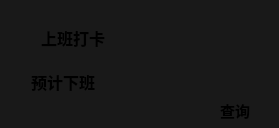
<?xml version="1.0" encoding="UTF-8"?>
<ui version="4.0">
 <class>Dialog</class>
 <widget class="QDialog" name="Dialog">
  <property name="enabled">
   <bool>true</bool>
  </property>
  <property name="geometry">
   <rect>
    <x>0</x>
    <y>0</y>
    <width>279</width>
    <height>128</height>
   </rect>
  </property>
  <property name="maximumSize">
   <size>
    <width>326</width>
    <height>16777215</height>
   </size>
  </property>
  <property name="windowTitle">
   <string>查询结果</string>
  </property>
  <property name="styleSheet">
   <string notr="true">background-color: rgb(25, 25, 25);</string>
  </property>
  <widget class="QLabel" name="labelClockIn">
   <property name="geometry">
    <rect>
     <x>120</x>
     <y>20</y>
     <width>151</width>
     <height>31</height>
    </rect>
   </property>
   <property name="font">
    <font>
     <family>Times New Roman</family>
     <pointsize>20</pointsize>
     <weight>50</weight>
     <bold>false</bold>
    </font>
   </property>
   <property name="toolTip">
    <string notr="true"/>
   </property>
   <property name="text">
    <string/>
   </property>
   <property name="alignment">
    <set>Qt::AlignCenter</set>
   </property>
  </widget>
  <widget class="QLabel" name="labelOn">
   <property name="geometry">
    <rect>
     <x>31</x>
     <y>22</y>
     <width>84</width>
     <height>31</height>
    </rect>
   </property>
   <property name="font">
    <font>
     <family>Courier New</family>
     <pointsize>12</pointsize>
     <weight>75</weight>
     <bold>true</bold>
    </font>
   </property>
   <property name="text">
    <string>上班打卡</string>
   </property>
   <property name="alignment">
    <set>Qt::AlignCenter</set>
   </property>
  </widget>
  <widget class="QLabel" name="labelUrl">
   <property name="geometry">
    <rect>
     <x>220</x>
     <y>100</y>
     <width>51</width>
     <height>21</height>
    </rect>
   </property>
   <property name="font">
    <font>
     <family>Courier New</family>
     <pointsize>11</pointsize>
     <weight>75</weight>
     <bold>true</bold>
    </font>
   </property>
   <property name="text">
    <string>查询</string>
   </property>
  </widget>
  <widget class="QLabel" name="labelOff">
   <property name="geometry">
    <rect>
     <x>31</x>
     <y>70</y>
     <width>84</width>
     <height>23</height>
    </rect>
   </property>
   <property name="font">
    <font>
     <family>Courier New</family>
     <pointsize>12</pointsize>
     <weight>75</weight>
     <bold>true</bold>
    </font>
   </property>
   <property name="text">
    <string>预计下班</string>
   </property>
  </widget>
  <widget class="QLabel" name="labelClockOff">
   <property name="geometry">
    <rect>
     <x>120</x>
     <y>60</y>
     <width>151</width>
     <height>31</height>
    </rect>
   </property>
   <property name="font">
    <font>
     <family>Times New Roman</family>
     <pointsize>20</pointsize>
     <weight>50</weight>
     <bold>false</bold>
    </font>
   </property>
   <property name="text">
    <string/>
   </property>
   <property name="alignment">
    <set>Qt::AlignHCenter|Qt::AlignTop</set>
   </property>
  </widget>
 </widget>
 <resources/>
 <connections/>
</ui>
